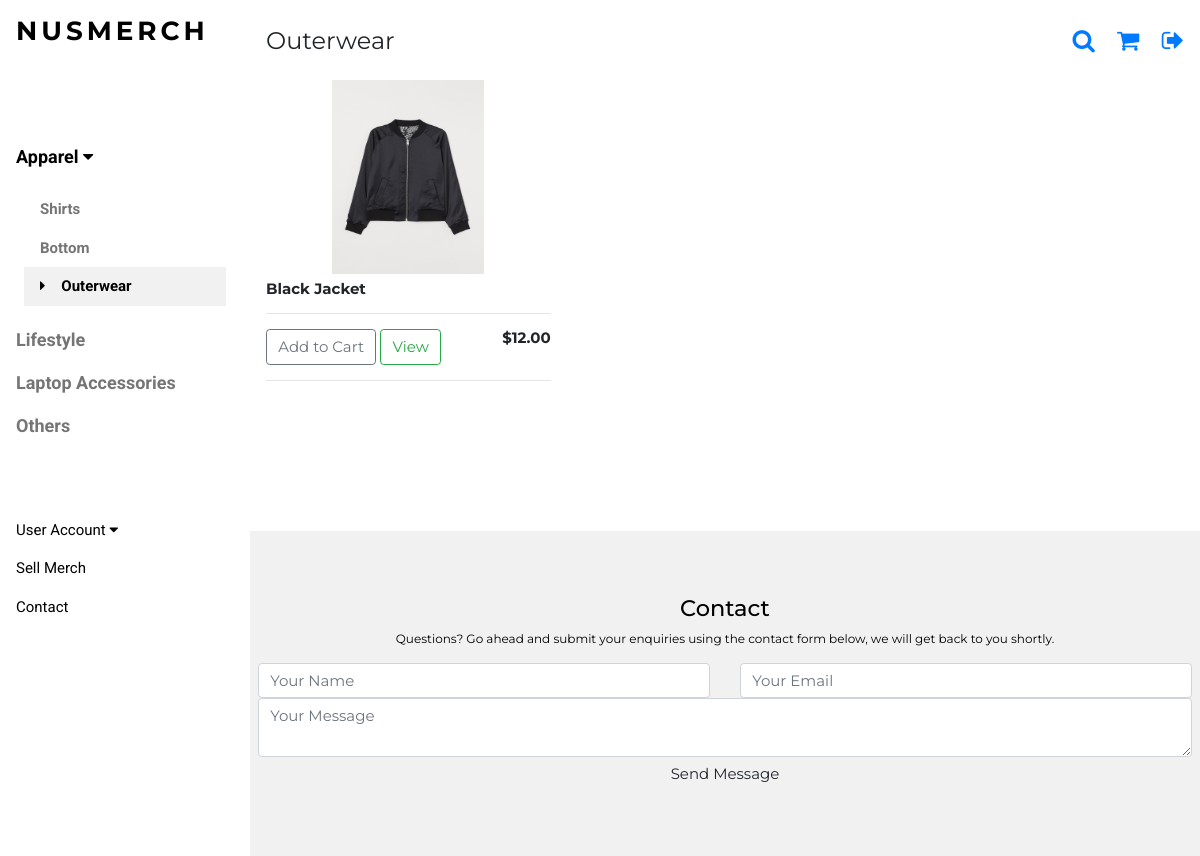
The app's page /outerwear/, older data.
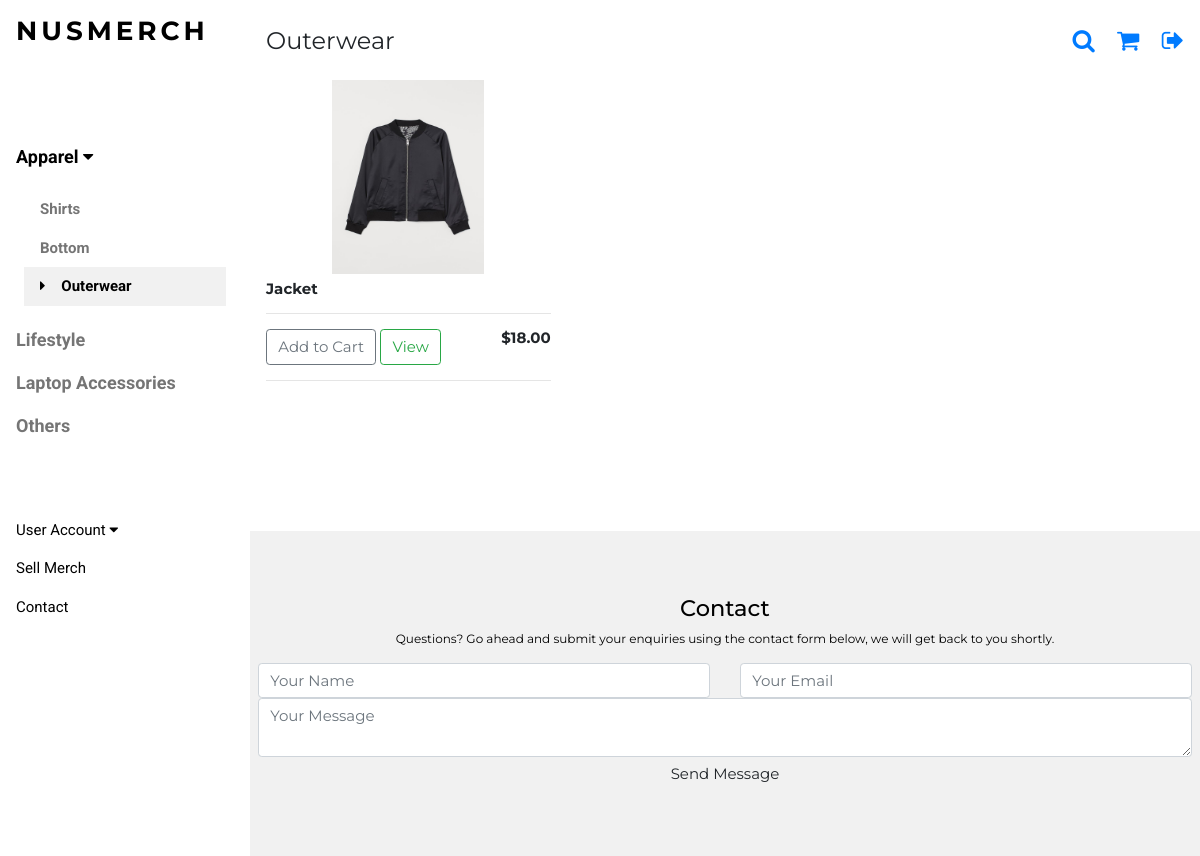
The same page, newer data.
### nusmerch/models.py (models this page shows, shortened)
class Product(models.Model):
	cat = [
    ('Shirt', 'Shirt'),
    ('Outerwear', 'Outerwear'),
   	('Bottom', 'Bottom'),
   	('Laptop Accessories', 'Laptop Accessories'),
	('Lifestyle', 'Lifestyle'),
   	('Others', 'Others'),
   	]
	filter_type = [
		('NO', 'NO'),
		('YES', 'YES'),
	]
	faculty_types = [
		('FASS', 'Arts and Social Sciences'),
		('BIZ', 'Business'),
		('COM', 'Computing'),
		('DEN', 'Dentistry'),
		('SDE', 'Design and Environment'),
		('ENG', 'Engineering'),
		('LAW', 'Law'),
		('MED', 'Medicine'),
		('SCI', 'Science'),
	]
	Campus_Residential = [
		('TH', 'Temasek Hall'),
		('EH', 'Eusoff Hall'),
		('SH', 'Sheares Hall'),
		('RH', 'Raffles Hall'),
		('KR', 'Kent Ridge Hall'),
		('TEM', 'Tembusu'),
		('RVRC', 'Ridge View Residences'),
		('CAPT', 'College of Alice and Peter Tan'),
		('USP', 'University Scholars Programme'),
		('RC4', 'Residential College 4'),
		('NIL', 'Do Not Stay On Campus'),
	]
	name_of_MERCH = models.CharField(max_length=200,null=True)
	price = models.DecimalField(decimal_places=2,max_digits=5)
	description = models.CharField('Description/Details', max_length=100000, null=True)
	organisation = models.CharField(max_length=200,null=True)
	category = models.CharField(max_length=200,null=True,choices=cat)
	filter = models.CharField(max_length=200,null=True,choices=filter_type, default='NO')
	filter_faculty = models.CharField('Filter(Faculty)*', max_length=200, null=True, blank=True, choices=faculty_types)
	filter_matric = models.CharField('Filter(Matric)*',max_length=100000, null = True, blank=True)
	filter_email = models.CharField('Filter(NUSNET ID)*',max_length=100000, null = True, blank=True)
	filter_campus = models.CharField('Filter(Campus)*', max_length=200, null = True, blank=True, choices=Campus_Residential)
	form = models.URLField('Order Form', max_length=200)
	image = models.ImageField('Photo of MERCH**', upload_to='media',null=True)
	sizing = models.ImageField('Sizing Chart', upload_to='media',null=True, blank = True)
	user = models.ForeignKey(userInfo, on_delete=models.SET_NULL,blank=True,null=True)

### nusmerch/views.py (the view)
# urls.py: url(r'^outerwear/$',views.outerwear,name='outerwear'),
def outerwear(request):
    products = Product.objects.filter(category = "Outerwear")
    if request.user.is_authenticated:
        user = request.user
        profile = userInfo.objects.get(user=user)
        pdt_nil = products.filter(filter = "NO")
        pdt_faculty = products.filter(filter_faculty = profile.faculty)
        pdt_email = products.filter(filter_email__icontains = profile.email)
        pdt_matric = products.filter(filter_matric__icontains = profile.matric)
        pdt_campus = products.filter(filter_campus=profile.campus_residential_type)
        products = pdt_faculty | pdt_campus | pdt_nil | pdt_matric | pdt_email
    else:
        products = products
    context = {'products':products}
    return render(request, "nusmerch/outerwear.html", context)

### nusmerch/templates/nusmerch/outerwear.html (shortened to what this page needs)
{% extends "nusmerch/merch.html" %}
{% load static %}
{% block head %}
  <p class="w3-left">Outerwear</p>
{% endblock %}
{% block menu %}
<nav class="w3-sidebar w3-bar-block w3-white w3-collapse w3-top" style="z-index:3;width:250px" id="mySidebar">
  <div class="w3-container w3-display-container w3-padding-16">
    <h3 class="w3-wide"><b>NUSMERCH</b></h3>
  </div>
  <div class="w3-padding-64 w3-large w3-text-grey" style="font-weight:bold">
      <a onclick="myAccFunc()" href="javascript:void(0)" class="w3-button w3-block w3-white w3-left-align" id="myBtn">
      Apparel  <i class="fa fa-caret-down"></i>
    </a>
    <div id="demoAcc" class="w3-bar-block w3-hide w3-padding-large w3-medium">
      <a href="/shirt/" class="w3-bar-item w3-button ">Shirts</a>
      <a href="/bottom/" class="w3-bar-item w3-button">Bottom</a>
      <a href="/outerwear/" class="w3-bar-item w3-button w3-light-grey"><i class="fa fa-caret-right w3-margin-right"></i>Outerwear</a>
    </div>
    <a href="/lifestyle/" class="w3-bar-item w3-button">Lifestyle</a>
    <a href="/laptop/" class="w3-bar-item w3-button">Laptop Accessories</a>
    <a href="/others/" class="w3-bar-item w3-button">Others</a>
  </div>
    <a onclick="myAccFunc2()" href="javascript:void(0)" class="w3-button w3-block w3-white w3-left-align" id="myBtn">
      User Account  <i class="fa fa-caret-down"></i>
    </a>
    <a href="/sell_merch/" class="w3-bar-item w3-button w3-padding">Sell Merch</a>
    <a href="#footer" class="w3-bar-item w3-button w3-padding">Contact</a>
</nav>
{% endblock %}

### nusmerch/templates/nusmerch/merch.html (shortened to what this page needs)
{% load static %}
<!DOCTYPE html>
<html lang="en">>
<link rel="stylesheet" href="{% static 'merch.css' %}" />
<link rel="stylesheet" href="https://cdnjs.cloudflare.com/ajax/libs/font-awesome/4.7.0/css/font-awesome.min.css">
<link rel="stylesheet" href="https://stackpath.bootstrapcdn.com/bootstrap/4.4.1/css/bootstrap.min.css">
<body class="w3-content" style="max-width:1200px" >
{% block menu %}
{% endblock %}
<div class="w3-main" style="margin-left:250px">
  <header class="w3-container w3-xlarge">
      {% block head %}
      {% endblock %}
    <p class="w3-right">
        <a href="javascript:void(0)" class="fa fa-search w3-margin-right" onclick="document.getElementById('search').style.display='block'"></a>
      <a href="/cart/" class="fa fa-shopping-cart ">
      </a>
        <a href="{% url 'nusmerch:logout' %}" class="fa fa-sign-out w3-margin-left"></a>
    </p>
  </header>
  <div class="w3-row">
    {% for product in products %}
    <div class="w3-col l4 s4">
      <img class="item center thumbnail" src="{{ product.image.url }}">
      <div class="w3-container">
        <h6><strong>{{product.name_of_MERCH}}</strong></h6>
        <hr>
        <button data-product={{product.id}} data-action="add" class="btn btn-outline-secondary add-btn update-cart" href="javascript:void(0)" onclick="document.getElementById('cart').style.display='block'">Add to Cart</button>
        <a class="btn btn-outline-success" href="/product/{{product.id}}/">View</a>
        <h6 style="display: inline-block; float: right"><strong>${{product.price|floatformat:2}}</strong></h6>
        <hr>
      </div>
    </div>
    {% endfor %}
  </div>
  <br/><br/><br/>
  <br/><br/><br/>
  <footer class="w3-padding-64 w3-light-grey w3-small w3-center" id="footer">
    <div class="w3-row-padding">
        <h4>Contact</h4>
        <p>Questions? Go ahead and submit your enquiries using the contact form below, we will get back to you shortly.</p>
        <form action ="{% url 'nusmerch:contact' %}" method="post">
          <div class="row">
            <div class ="col-lg-6">
              <input type="text" name="message-name" class="form-control mb-30" placeholder="Your Name">
            </div>
            <div class ="col-lg-6">
              <input type="email" name="message-email" class="form-control mb-30" placeholder="Your Email">
            </div>
            <div class ="col-12">
              <textarea name="message" class="form-control mb-30" placeholder="Your Message"></textarea>
            </div>
            <div class="col-12">
              <button type="submit" class="btn dento-btn">Send Message</button>
            </div>
          </div>
        </form>
</div>
</body>
</html>

Row changes from the older to the newer data that the page shows:
removed Product: image (picture), name_of_MERCH "Black Jacket", price "12.00"
added Product: image (picture), name_of_MERCH "Jacket", price "18.00"
